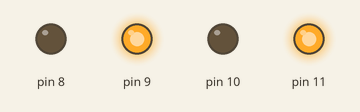
This sketch was run on a simulated Arduino Uno, built with avr-gcc and run on an emulated ATmega328P. Shown: output pins drawn as LEDs (lit = HIGH). At 8.2 s the program stops and its outputs stay as they are.

Above: at 0.1 s.
At 1.59 s:
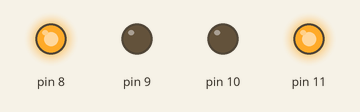
At 3.4 s:
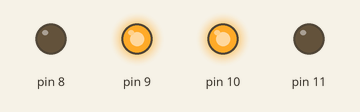
At 4.4 s:
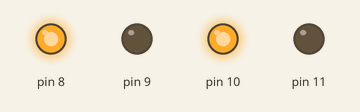
At 8.3 s:
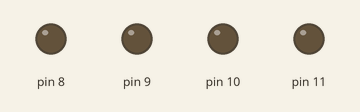
Timing chart, 0 to 9.7 s (numbered marks = the images above):
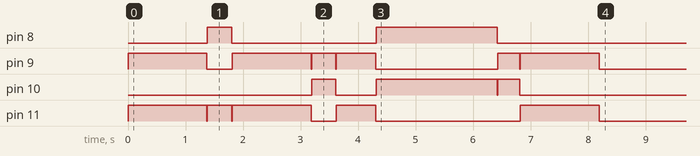

Measured:
- by itself, pin 8: LOW → HIGH at 1.4 s, → LOW 0.42 s later, → HIGH 2.5 s later, → LOW 2.1 s later
- by itself, pin 10: goes HIGH 0.42 s, LOW 0.71 s, HIGH 2.1 s, LOW 0.01 s, HIGH 0.38 s, then LOW

The sketch:

milestone2.ino
```cpp
//LEDS represent motor
//Green is forward, red is backwards

int main(void){
  // setup code that only runs once
  DDRB= 0b00001111;  //initialize LEDs as outputs

  driveForward(1371);
    stop(10);
   turnRight(420);
       stop(10);
   driveForward(1371);
       stop(10);
   turnLeft(420);
       stop(10);
    driveForward(685);
        stop(10);
    driveBackwards(2100);
        stop(10);
    turnLeft(380);
        stop(10);
    driveForward(1371);
    stop(10);

  while(1){
    // code that loops forever
    //write code to "drive forward"
    // green LEDS on, red LEDs off


   //write code to make robot "drive backwards"
    // greeen off red on


  }


}


int driveForward (int t){
    PORTB |= 0b00001010; //Pins 9 and 11 high
    PORTB &= 0b11111010; // pins 8 and 10 low
    delay(t);
}

int  driveBackwards(int t){
    PORTB |= 0b00000101; //pins 8 and 10 high
    PORTB &= 0b11110101;  //pins 9 and 11 low
   delay(t);
}

int turnRight (int t){
  PORTB |= 0b00001001;  //pins 8 and 11 high
  PORTB &= 0b11111001;  //pins 9 and 10 low
   delay(t);
}

int turnLeft(int t){
  PORTB |= 0b00000110;  //pins 9 and 10 high
  PORTB &= 0b11110110;  //pins 8 and 11 low
   delay(t);
}


int stop(int t){
  PORTB &= 0b11110000;
  delay(t);

}

int delay(int n) {
  for(int i=0; i<n; i++){
     _delay_ms(1);
  }
}
```
